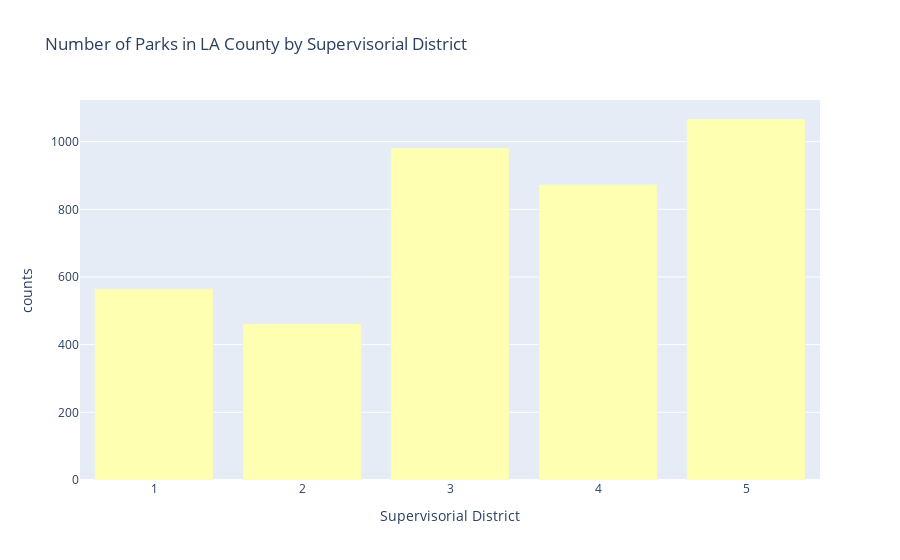

The notebook cell this image was saved under:
### Code cell
fig = px.bar(counts_parks, x='DIST_SUP', y='counts',
              color_discrete_sequence =['#ffffb2']*len(counts_parks),
             labels={
                     'DIST_SUP': 'Supervisorial District'
                 }, #rename the titles
             title = 'Number of Parks in LA County by Supervisorial District')

fig.show()

### Figure 1 — Plotly figure (JSON) as saved in the notebook; plotly's stock layout.template omitted (floating-point values rounded to 4 significant figures)
{"data": [{"alignmentgroup": "True", "hovertemplate": "Supervisorial District=%{x}<br>counts=%{y}<extra></extra>", "legendgroup": "", "marker": {"color": "#ffffb2", "pattern": {"shape": ""}}, "name": "", "offsetgroup": "", "orientation": "v", "showlegend": false, "textposition": "auto", "type": "bar", "x": [1, 2, 3, 4, 5], "xaxis": "x", "y": [565, 462, 981, 873, 1067], "yaxis": "y"}], "layout": {"autosize": true, "barmode": "relative", "legend": {"tracegroupgap": 0}, "title": {"text": "Number of Parks in LA County by Supervisorial District"}, "xaxis": {"anchor": "y", "autorange": true, "domain": [0, 1], "range": [0.5, 5.5], "title": {"text": "Supervisorial District"}, "type": "linear"}, "yaxis": {"anchor": "x", "autorange": true, "domain": [0, 1], "range": [0, 1123.0], "title": {"text": "counts"}, "type": "linear"}}}
